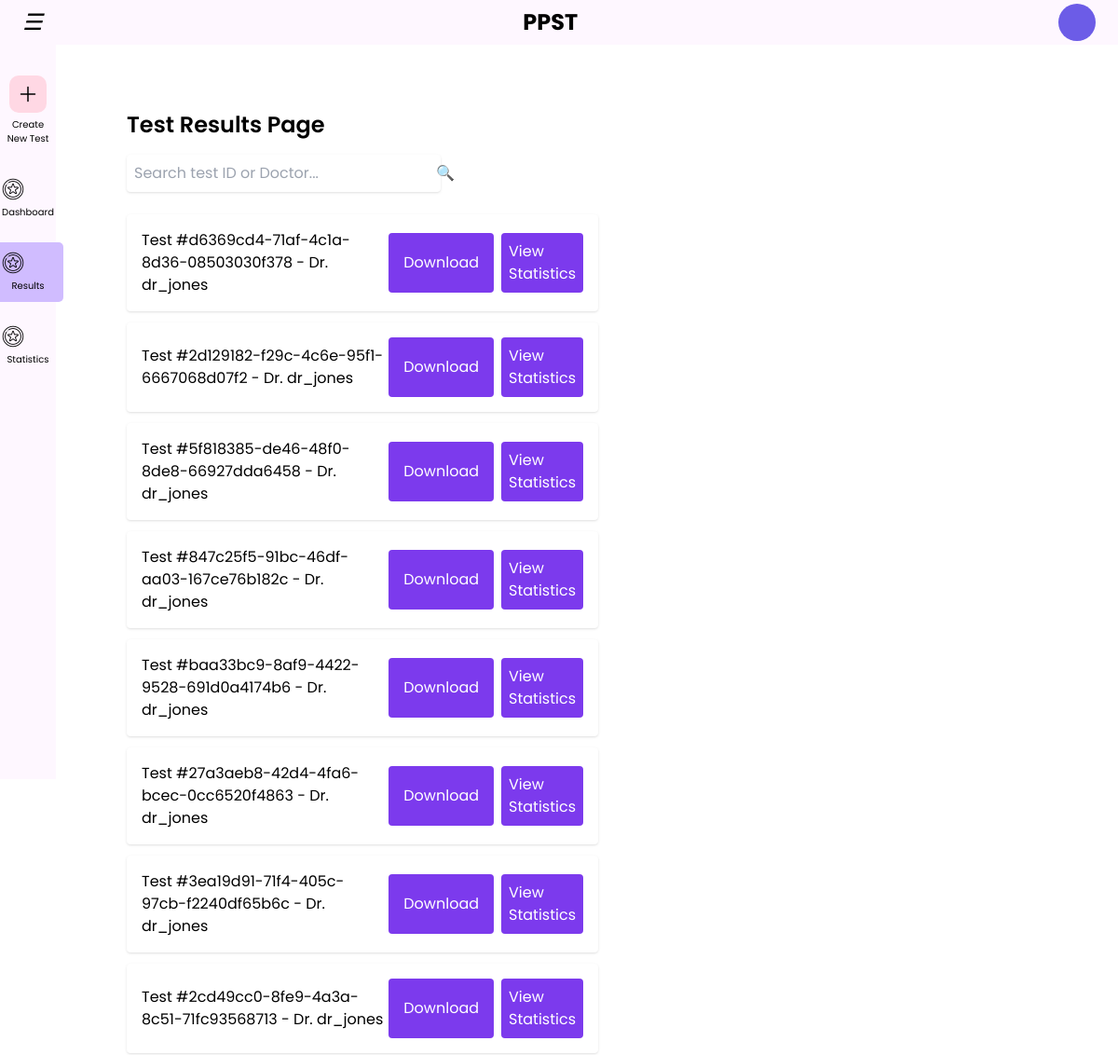
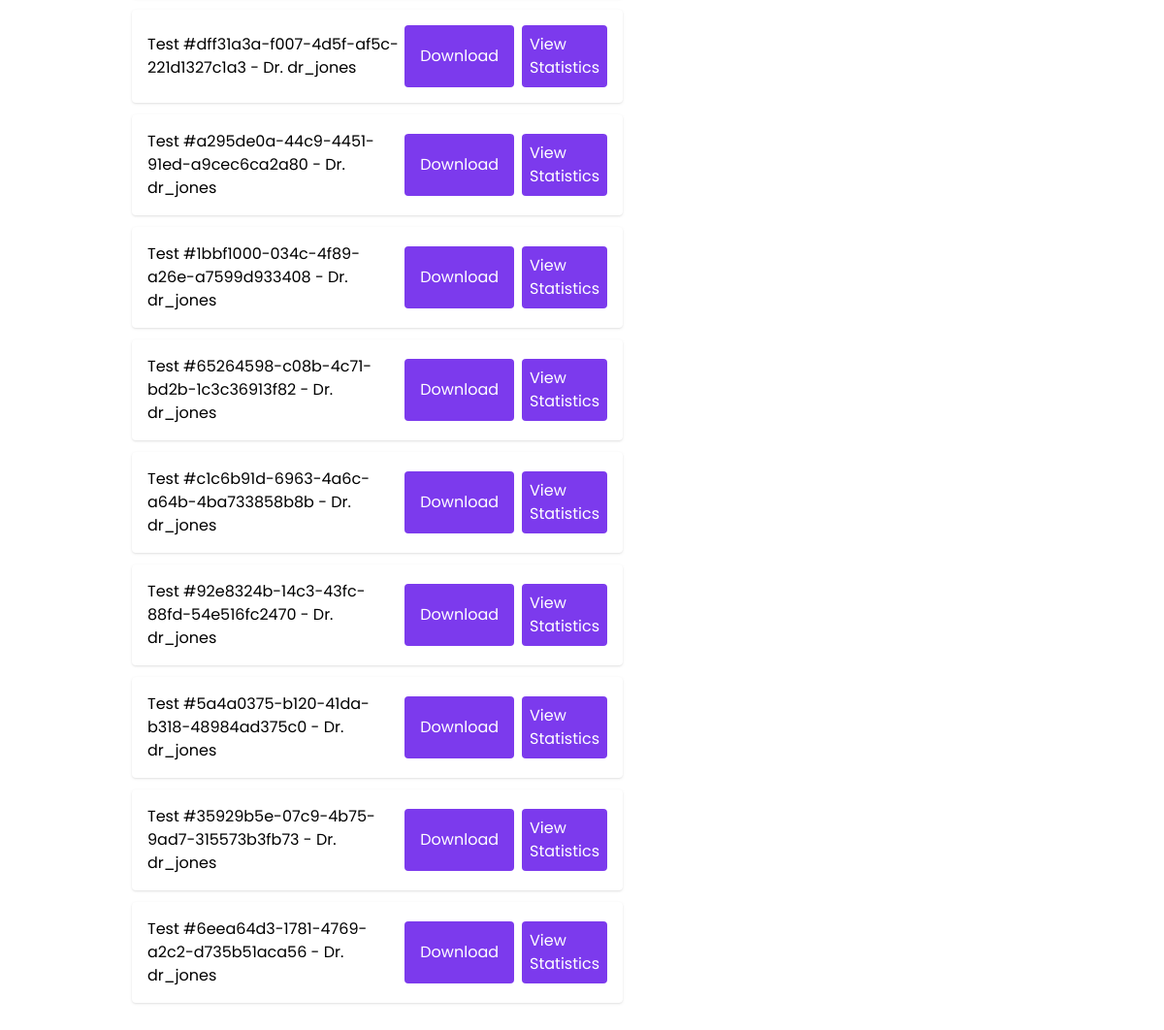
The app's page /basic/doctor-results (signed in) with its own data (2 pictures, top to bottom).
### basic/models.py (models this page shows, shortened)
class TestSession(models.Model):
    test_id = models.TextField(primary_key=True)
    doctor = models.ForeignKey(User, on_delete=models.CASCADE)  # Link to built-in User model
    age = models.IntegerField()
    date = models.DateTimeField(null=True)
    duration = models.DurationField(null=True)
    avg_latency = models.FloatField(null=True)
    accuracy = models.FloatField(null=True)
    stimuli_order = models.TextField(null=True)
    state = models.TextField(default="ready")
    language = models.TextField(default="en")

### basic/views.py (the view)
# urls.py: path("doctor-results", doctor_results, name='doctor-results'),
@login_required(login_url='/basic/')
def doctor_results(request):
    test_sessions = TestSession.objects.filter(doctor=request.user)
    return render(request, 'basic/dashboard/doctor_results.html', {'test_sessions': test_sessions})

### basic/templates/basic/dashboard/doctor_results.html (shortened to what this page needs)
{% extends 'basic/dashboard/base.html' %}
{% block content %}
    <head>
        <script src="https://cdn.tailwindcss.com"></script>
    </head>
    <body class="bg-[var(--light-purple)] font-sans">
    <div class="flex h-screen">
        <div class="flex-1 p-8">
            <h1 class="text-2xl font-semibold">Test Results Page</h1>
            <div class="mt-4 w-1/3 bg-white p-2 rounded shadow flex items-center">
                <input id="searchInput" type="text" placeholder="Search test ID or Doctor..."
                       class="border-none outline-none flex-grow">
                <button onclick="filterTests()" class="ml-2">🔍</button>
            </div>
            <div class="mt-6 w-1/2 space-y-3">
                {% for test in test_sessions %}
                    <div class="test-item bg-white p-4 rounded shadow flex justify-between items-center">
                        <span>Test #{{ test.test_id }} - Dr. {{ test.doctor.username }}</span>
                        <div class="flex gap-2">
                            <button onclick="exportTestData('{{ test.test_id }}')"
                                    class="bg-[var(--button-purple)] text-white px-4 py-2 rounded">
                                Download
                            </button>
<a href="/basic/test_statistics/{{ test.test_id }}/"
class="bg-[var(--button-purple)] text-white px-2 py-2 rounded flex items-center justify-center">
View Statistics
</a>
                        </div>
                    </div>
                {% empty %}
                    <p>No test sessions available.</p>
                {% endfor %}
            </div>
        </div>
    </div>
    </body>
{% endblock %}

### basic/static/basic/styles1.css (style rules this page uses)
* { margin: 0; padding: 0; box-sizing: border-box; font-family: "Poppins", Arial, sans-serif; }
body { display: flex; height: 100vh; background-color: #ffffff; }

### basic/templates/basic/dashboard/doctor_results.html (style rules this page uses)
:root { --sidebar-purple: #f3e8ff; --button-purple: #7c3aed; }

### records on screen
TestSession: test_id "d6369cd4-71af-4c1a-8d36-08503030f378", doctor.username "dr_jones"
TestSession: test_id "2d129182-f29c-4c6e-95f1-6667068d07f2", doctor.username "dr_jones"
TestSession: test_id "5f818385-de46-48f0-8de8-66927dda6458", doctor.username "dr_jones"
TestSession: test_id "847c25f5-91bc-46df-aa03-167ce76b182c", doctor.username "dr_jones"
TestSession: test_id "baa33bc9-8af9-4422-9528-691d0a4174b6", doctor.username "dr_jones"
TestSession: test_id "27a3aeb8-42d4-4fa6-bcec-0cc6520f4863", doctor.username "dr_jones"
TestSession: test_id "3ea19d91-71f4-405c-97cb-f2240df65b6c", doctor.username "dr_jones"
TestSession: test_id "2cd49cc0-8fe9-4a3a-8c51-71fc93568713", doctor.username "dr_jones"
TestSession: test_id "dff31a3a-f007-4d5f-af5c-221d1327c1a3", doctor.username "dr_jones"
TestSession: test_id "a295de0a-44c9-4451-91ed-a9cec6ca2a80", doctor.username "dr_jones"
TestSession: test_id "1bbf1000-034c-4f89-a26e-a7599d933408", doctor.username "dr_jones"
TestSession: test_id "65264598-c08b-4c71-bd2b-1c3c36913f82", doctor.username "dr_jones"
TestSession: test_id "c1c6b91d-6963-4a6c-a64b-4ba733858b8b", doctor.username "dr_jones"
TestSession: test_id "92e8324b-14c3-43fc-88fd-54e516fc2470", doctor.username "dr_jones"
TestSession: test_id "5a4a0375-b120-41da-b318-48984ad375c0", doctor.username "dr_jones"
TestSession: test_id "35929b5e-07c9-4b75-9ad7-315573b3fb73", doctor.username "dr_jones"
TestSession: test_id "6eea64d3-1781-4769-a2c2-d735b51aca56", doctor.username "dr_jones"
